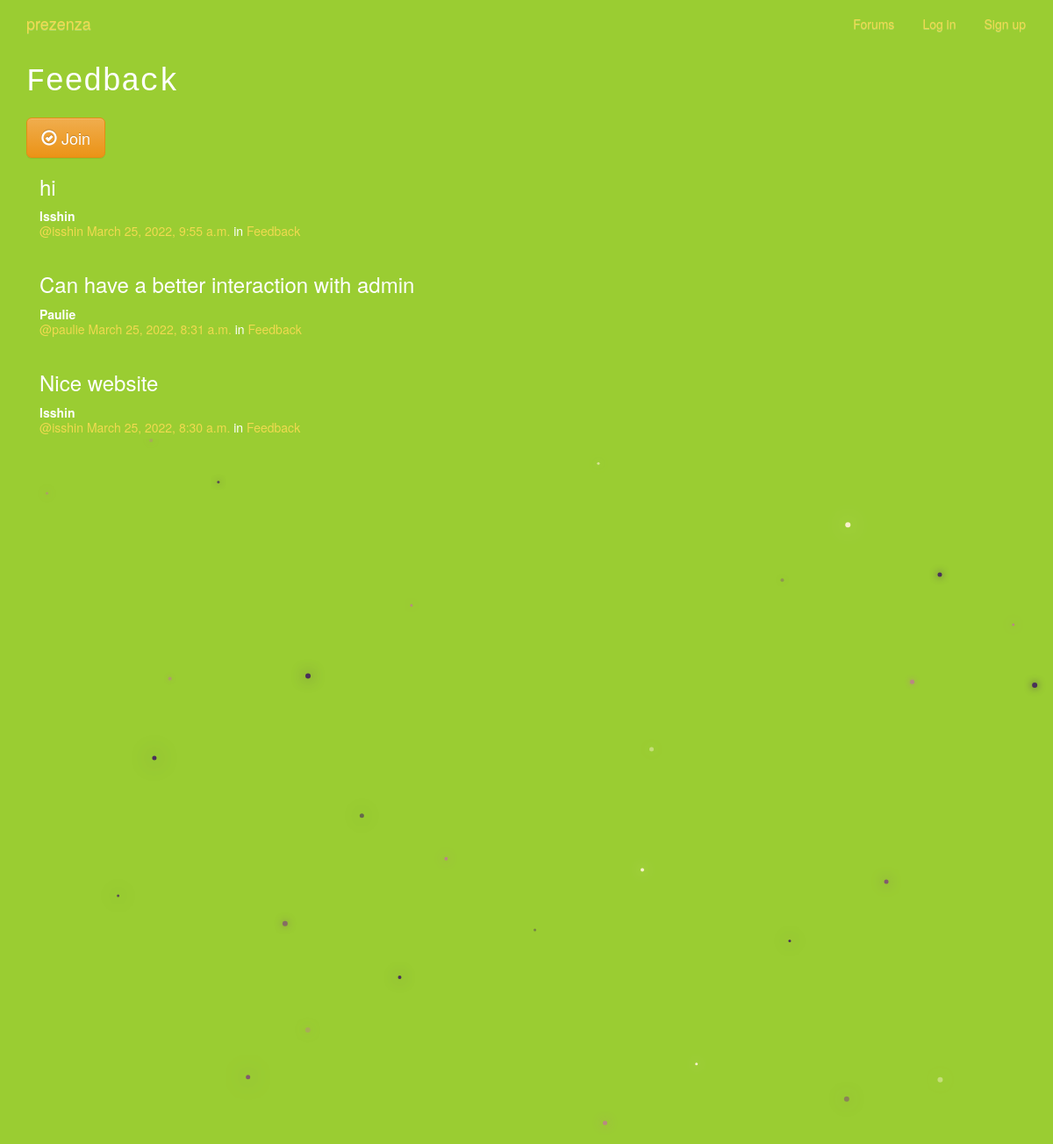
Page /groups/posts/in/feedback/ on the committed database.
### groups/models.py (models this page shows, shortened)
class Group(models.Model):
    name = models.CharField(max_length=50, unique=True)
    slug = models.SlugField(allow_unicode=True, unique=True)
    description = models.TextField(blank=True, default='')
    description_html = models.TextField(editable=False, default='', blank=True)
    members = models.ManyToManyField(User,through="GroupMember")
    class Meta:
        ordering = ["name"]

### posts/models.py (models this page shows, shortened)
class Post(models.Model):
    user = models.ForeignKey(User, related_name="posts",on_delete=models.CASCADE)
    created_at = models.DateTimeField(auto_now=True)
    message = models.TextField()
    message_html = models.TextField(editable=False)
    group = models.ForeignKey(Group, related_name="posts",null=True, blank=True,on_delete=models.CASCADE)
    class Meta:
        ordering = ["-created_at"]
        unique_together = ["user", "message"]

### groups/views.py (the view)
# urls.py: url(r"^posts/in/(?P<slug>[-\w]+)/$",views.SingleGroup.as_view(),name="single"),
class SingleGroup(generic.DetailView):
    model = Group

### groups/templates/groups/group_detail.html (shortened to what this page needs)
{% extends "groups/group_base.html" %}
{% block pregroup %}
<h1>{{group.name}}</h1>
  <div class="content">
				{% if user in group.members.all %}
					<a href="{% url 'groups:leave' slug=group.slug %}" class="btn btn-lg btn-fill btn-warning"><span class="glyphicon glyphicon-remove-circle"></span> Leave</a>
				{% else %}
					<a href="{% url 'groups:join' slug=group.slug %}" class="btn btn-lg btn-fill btn-warning"><span class="glyphicon glyphicon-ok-circle"></span> Join</a>
				{% endif %}
</div>
{% endblock %}
{% block group_content %}
<div class="col-md-8">
	{% if group.posts.count == 0 %}
	<h2></h2>
	{% else %}
		{% for post in group.posts.all %}
			{% include "posts/_post.html" %}
		{% endfor %}
	{% endif %}
</div>
{% endblock %}

### posts/templates/posts/_post.html (shortened to what this page needs)
<div class="post media">
	<h3>{{ post.message_html|linebreaks }}</h3>
	<div class="media-body">
		<strong>{{ post.user.username|capfirst  }}</strong>
		<h5 class="media-heading">
			<span class="username"><a href="{% url 'posts:for_user' username=post.user.username %}">@{{ post.user.username }}</a></span>
			<time class="time"><a href="{% url 'posts:single' username=post.user.username pk=post.pk %}">{{ post.created_at }}</a></time>
			{% if post.group %}
			<span class="group-name">in <a href="#">{{ post.group.name }}</a></span>
			{% endif %}
		</h5>
	</div>
</div>

### static/faculty/css/master.css (style rules this page uses)
body { margin: 0; overflow: hidden; background-color: yellowgreen; color:white; }

### static/css/new.css (style rules this page uses)
h1 { margin: 0px; font-family: monospace; }
.color-secondary, a { color: #F0DA50; text-decoration: none; }

### rows in the picture
Group: name "Feedback"
Post: message_html "hi", user.username "Isshin", user.username "isshin", created_at "March 25, 2022, 9:55 a.m.", group.name "Feedback"
Post: message_html "Can have a better interaction with admin", user.username "Paulie", user.username "paulie", created_at "March 25, 2022, 8:31 a.m.", group.name "Feedback"
Post: message_html "Nice website", user.username "Isshin", user.username "isshin", created_at "March 25, 2022, 8:30 a.m.", group.name "Feedback"
